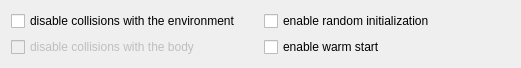
  <widget class="QWidget" name="layoutWidget">
   <property name="geometry">
    <rect>
     <x>420</x>
     <y>400</y>
     <width>521</width>
     <height>56</height>
    </rect>
   </property>
   <layout class="QHBoxLayout" name="horizontalLayout_23">
    <item>
     <layout class="QVBoxLayout" name="verticalLayout_27">
      <item>
       <widget class="QCheckBox" name="checkBox_coll">
        <property name="text">
         <string>disable collisions with the environment </string>
        </property>
        <property name="checked">
         <bool>false</bool>
        </property>
       </widget>
      </item>
      <item>
       <widget class="QCheckBox" name="checkBox_coll_body">
        <property name="enabled">
         <bool>false</bool>
        </property>
        <property name="text">
         <string>disable collisions with the body</string>
        </property>
        <property name="checked">
         <bool>false</bool>
        </property>
       </widget>
      </item>
     </layout>
    </item>
    <item>
     <layout class="QVBoxLayout" name="verticalLayout_29">
      <item>
       <widget class="QCheckBox" name="checkBox_rand_init">
        <property name="text">
         <string>enable random initialization</string>
        </property>
        <property name="checked">
         <bool>false</bool>
        </property>
       </widget>
      </item>
      <item>
       <widget class="QCheckBox" name="checkBox_warm_start">
        <property name="text">
         <string>enable warm start</string>
        </property>
       </widget>
      </item>
     </layout>
    </item>
   </layout>
  </widget>
